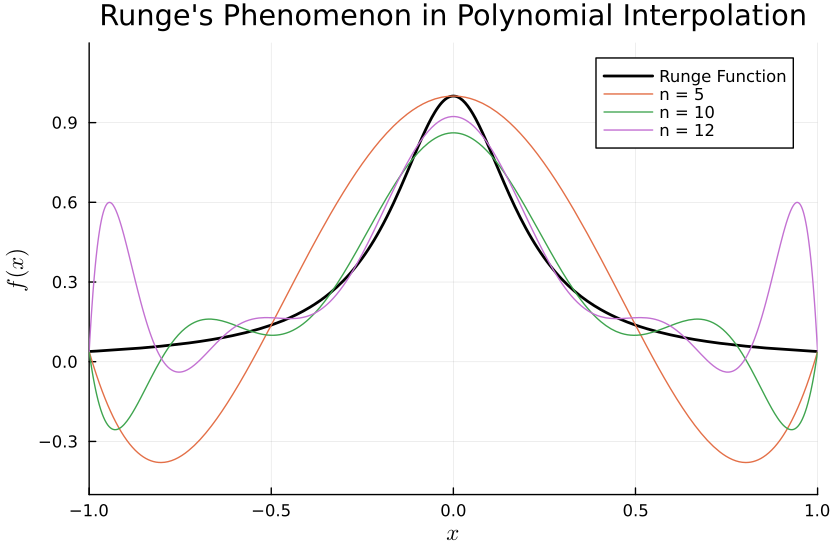

Source code (Julia):
using Polynomials, Plots, LaTeXStrings

runge(x) = 1 / (1 + 25x^2)

plot(runge, xlims = (-1, 1), label = "Runge Function", lw = 2, color = :black)

function interpolate_runge(n)
    x_nodes = range(-1, 1, length = n)
    y_nodes = runge.(x_nodes)
    p = Polynomials.fit(x_nodes, y_nodes, n - 1)
    return x_nodes, p
end


for n in [5, 10, 12]
    x_nodes, p = interpolate_runge(n)
    plot!(x -> p(x), label = "n = $n")
end

title!("Runge's Phenomenon in Polynomial Interpolation")
xlabel!(L"x")
ylabel!(L"f(x)")
ylims!(-0.5, 1.2)

savefig("Runge.pdf")
